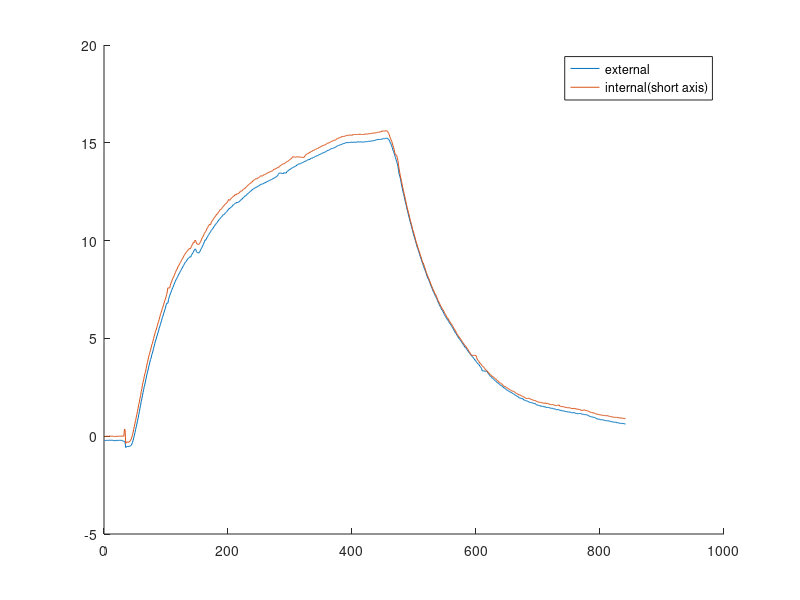
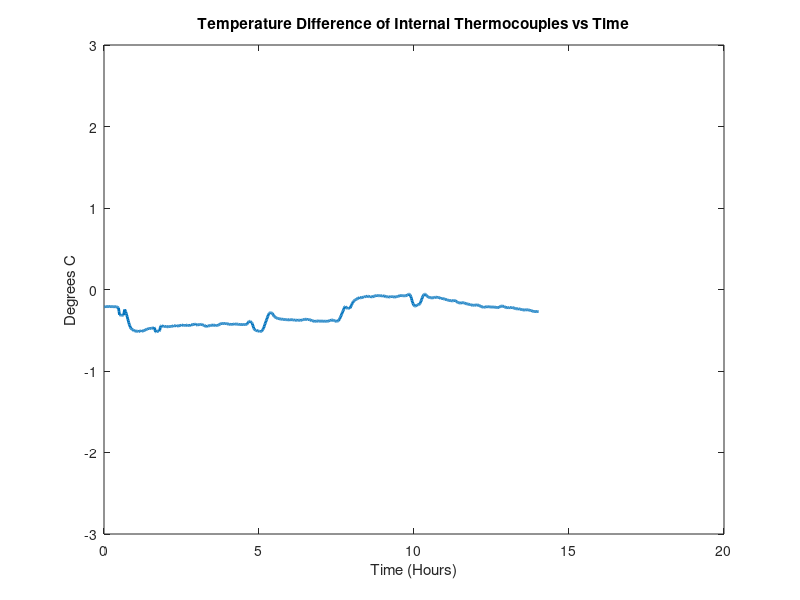

MATLAB code to generate these figures, in order:
clear all; close all; clc
load('temperature_data_4_27');

external=temps(:,1);
long_axis=temps(:,2);
short_axis=temps(:,3);
time=transpose(1:length(external));

adjusted_long = long_axis - external;
adjusted_short = short_axis - external;

hold on;
%plot(time,external);
plot(time,adjusted_short);
plot(time,adjusted_long);

legend('external','internal(short axis)','internal(long axis)');

lb=400;
hb=455./60;
time = time./60;
smoothed_diff = movmean(adjusted_short-adjusted_long, 10);
figure(2);
plot(time,smoothed_diff, 'LineWidth', 2);
ylim([-3 3])

ylabel 'Degrees C'
xlabel 'Time (Hours)'
title 'Temperature Difference of Internal Thermocouples vs Time'


T_inf = mean(external(400:455));
T_ss = (mean(long_axis(400:455))+mean(short_axis(400:455)))/2;